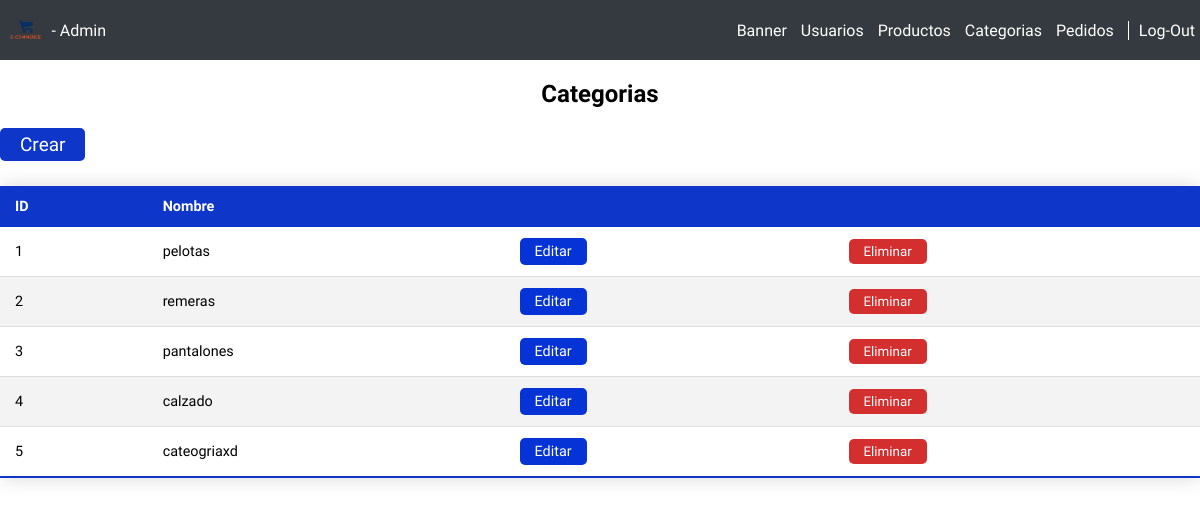
Page /admin/category/index.php (signed in) on the committed database.
### tables this page shows
CREATE TABLE IF NOT EXISTS `categoria` (
  `id` int NOT NULL AUTO_INCREMENT,
  `nombre` varchar(20) NOT NULL,
  PRIMARY KEY (`id`)
);

### db.php (called while the page is built, shortened)
<?php
function consultaSQL($conn, $sql)
{
    $result = $conn->query($sql);
    return $result;
}

### admin/category/index.php (the view, shortened to what this page needs)
<?php
include_once('../../db.php');
?>
<html lang="en">
<head>
    <link rel="stylesheet" href="../../assets/css/general_admin.css">
    <link rel="stylesheet" href="../../assets/css/adminproduct.css">
</head>
<body>
    <header>
        <div class="container">
            <div class="logo-container">
                <img src="../../assets/img/logo.png" alt="" class="logo"> - Admin
            </div>
            <div class="links">
                <a href="../banner/index.php" class="link">Banner</a>
                <a href="../users/index.php" class="link">Usuarios</a>
                <a href="../product/index.php" class="link">Productos</a>
                <a href="../category/index.php" class="link">Categorias</a>
                <a href="../orders/index.php" class="link">Pedidos</a>
                <a href="../../logout.php" class="link logout">Log-Out</a>
            </div>
        </div>
    </header>
    <section class="list">
        <div class="container">
            <h1>Categorias</h1>
            <a href="create.php" class="btn-create">Crear</a>
            <div class="mobile-scroll">
                <table class="styled-table">
                    <thead>
                        <tr>
                            <th>ID</th>
                            <th>Nombre</th>
                            <th></th>
                            <th></th>
                        </tr>
                    </thead>
                    <tbody>
                        <?php
                        $conn = conectarBD();
                        $query = 'SELECT * FROM categoria';
                        $respuesta = consultaSQL($conn, $query);
                        if ($respuesta->num_rows > 0) {
                            while ($row = $respuesta->fetch_assoc()) {
                                echo ('<tr>
                                <td>' . $row["id"] . '</td>
                                <td>' . $row["nombre"] . '</td>
                                <td><a href="edit.php?id='. $row["id"] .'" class="btn-admin">Editar</a></td>
                                <td><form action="" method="POST">
                                <input type="hidden" name="category_id" value="' . $row["id"] . '">
                                <button type="submit" class="btn-admin red">Eliminar</button></form></td>
                                </tr>');
                            }
                        }
                        ?>
                    </tbody>
                </table>
            </div>
        </div>
    </section>
</body>
</html>

### assets/css/general_admin.css (style rules this page uses)
* { margin: 0; padding: 0; box-sizing: border-box; font-family: 'Raleway', sans-serif; }
.container { max-width: 1200px; margin: 0 auto; }
header { background-color: #343a40; padding: 10px 0; }
header .logo-container { color: #fff; display: flex; align-items: center; }
header .container { display: flex; flex-direction: row; justify-content: space-between; align-items: center; margin: 0 auto; }
header .logo { height: 40px; }
header .container .links .link { color: #fff; text-decoration: none; margin: 0 5px; }
header .container .links .link.logout { border-left: 1px solid #fff; padding-left: 10px; }
.btn-admin { text-decoration: none; padding: 5px 15px; background-color: #0633d5; color: #fff; border-radius: 5px; border: none;cursor: pointer; }
.btn-admin.red { background-color: #d32f2f; }

### assets/css/adminproduct.css (style rules this page uses)
section.list h1 { text-align: center; margin-top: 20px; }
.styled-table { border-collapse: collapse; margin: 25px 0; font-size: 0.9em; font-family: sans-serif; width: 100%; box-shadow: 0 0 20px rgba(0, 0, 0, 0.15); }
.styled-table thead tr { background-color: #0e36c9; color: #ffffff; text-align: left; }
.styled-table th, .styled-table td { padding: 12px 15px; }
.styled-table tbody tr { border-bottom: 1px solid #dddddd; }
.styled-table tbody tr:nth-of-type(even) { background-color: #f3f3f3; }
.styled-table tbody tr:last-of-type { border-bottom: 2px solid #0e36c9; }
.btn-create { background-color: #0e36c9; color: #fff; padding: 5px 20px; text-align: right; text-decoration: none; font-size: 19px; border-radius: 5px; display: inline-block; margin-top: 20px; }

### rows in the picture
categoria: id "1", nombre "pelotas"
categoria: id "2", nombre "remeras"
categoria: id "3", nombre "pantalones"
categoria: id "4", nombre "calzado"
categoria: id "5", nombre "cateogriaxd"
